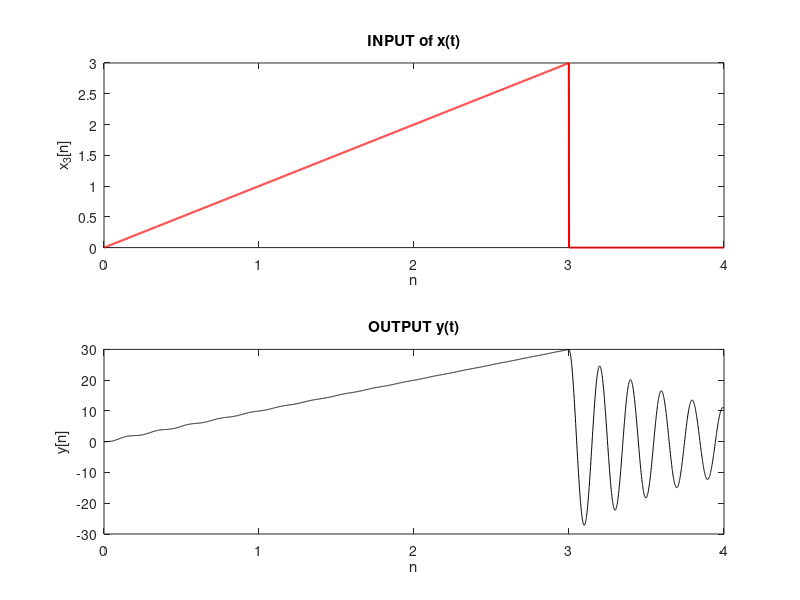

Write the MATLAB code that produced this figure. (Note: this script raises an error after producing the figure.)
Ts = 0.001;
t = 0:Ts:4;
k = 30;
x3_t = t .* (t >= 0) - (t - 3) .* ((t - 3) >= 0) - 3 * ((t - 3) >= 0);

M = 100;
c = 0.1;
kappa = 0.1;

% System is initially at rest
y = zeros(1,length(x3_t)+2);
y(2) = 0;
y(1) = 0;

% Backward approximation loop
for i = 3:length(x3_t)+2
    y(i) = (x3_t(i-2) + 2*M*y(i-1) + c*y(i-1) - M*y(i-2))/(M+c+kappa);
end

%plotting x3 and y
figure;
subplot(2, 1, 1);
plot(t, x3_t, 'r', 'LineWidth', 1.5);
xlabel("n");
ylabel("x_3[n]");
title("INPUT of x(t)");

subplot(2, 1, 2);
plot(t, y(3:end),Color="k");
xlabel("n");
ylabel("y[n]");
title("OUTPUT y(t)");

%plotting the coefficients
figure;
x_coeff = FSAnalysis(x3_t, k);
y_coeff = FSAnalysis(y, k);

sgtitle("x_{3}(t) and y(t) Fourier Series Coefficients")
subplot(2, 2, 1);
stem(-k:k, real(x_coeff),"filled",Color="#D95319");
title("x_{3}(t) Real Part of Fourier Series Coeff.")
xlabel("k")
ylabel("Amplitude")
subplot(2, 2, 2);
stem(-k:k, imag(x_coeff),"filled",Color="#A2142F");
title("x_{3}(t) Imaginary Part of Fourier Series Coeff.")
xlabel("k")
ylabel("Amplitude")

subplot(2, 2, 3);
stem(-k:k, real(y_coeff) ,"filled",Color="#D95319");
title("y(t) Real Part of Fourier Series Coeff.")
xlabel("k")
ylabel("Amplitude")

subplot(2, 2, 4);
stem(-k:k, imag(y_coeff),"filled",Color="#A2142F");
title("y(t) Imaginary Part of Fourier Series Coeff.")
xlabel("k")
ylabel("Amplitude")
